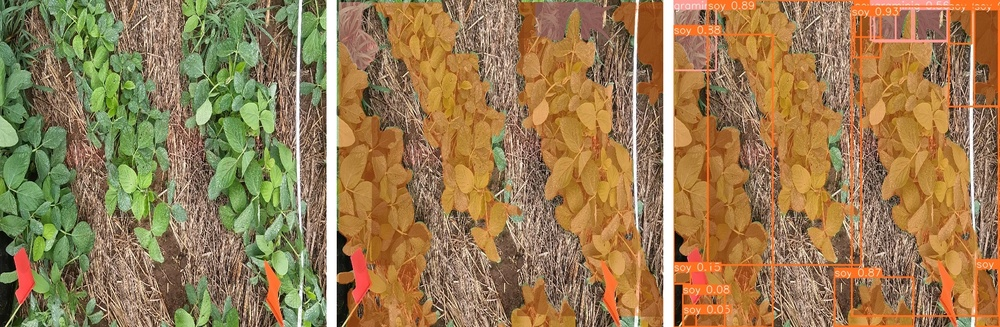
#> input picture images_predicted/image0.jpg, 1000 x 327 px, shrunk from 1960 x 640 before the run
$ python -i segmentation.py   (imports and definitions only)
#> lines starting #> are read from the running program, lines starting #| are printed output that depends on the picture; after the words box and inside, x2 and y2 are one past the last pixel; in counts of white or black regions, pixels touching at a corner belong together
#> further down, picture is the input picture: shape (327, 1000, 3); mean B, G, R 81.8, 124.1, 152.7
import cv2
import numpy as np

def green_seg(img):
    # Convert the image to HSV color space
    hsv_img = cv2.cvtColor(img, cv2.COLOR_BGR2HSV)
#> hsv_img: shape (327, 1000, 3); mean H, S, V 21.6, 124.7, 158.4
    # Define the range of green color in HSV
    lower_green = np.array([36, 25, 25])
    upper_green = np.array([86, 255, 255])
    # Create a mask with the green pixels
    green_mask = cv2.inRange(hsv_img, lower_green, upper_green)
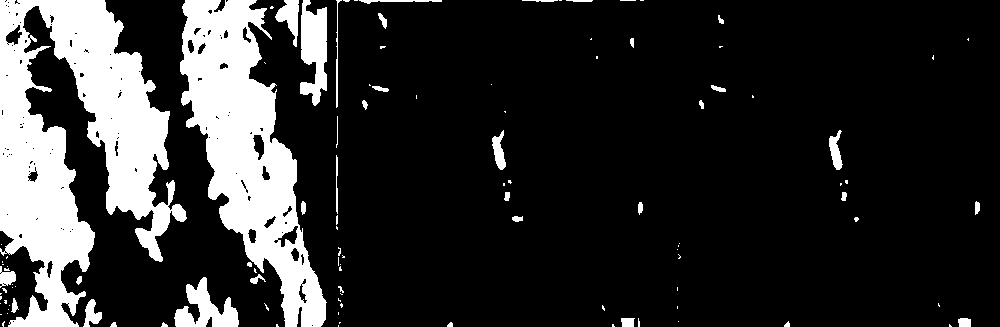
#> green_mask: shape (327, 1000); 18.3% white; 109 white regions (71 under 20 px), largest, box (x1, y1, x2, y2) and area: (0, 0, 187, 327) 30959, (180, 0, 327, 327) 21370, (300, 0, 327, 106) 1966
    # Apply morphological operations to remove noise and smooth the masks
    kernel = np.ones((5,5),np.uint8)
    green_mask = cv2.morphologyEx(green_mask, cv2.MORPH_OPEN, kernel)
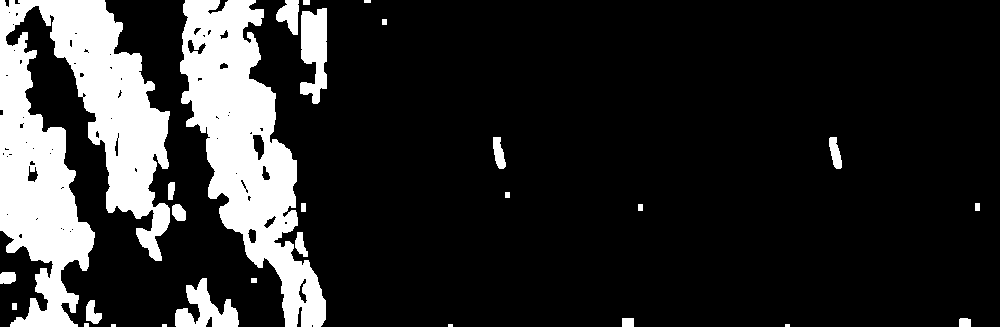
#> green_mask: shape (327, 1000); 17.4% white; 28 white regions (4 under 20 px), largest, box (x1, y1, x2, y2) and area: (0, 0, 170, 327) 30002, (180, 0, 326, 327) 20849, (300, 8, 327, 104) 1882

    # Erode and dilate the green mask
    kernel = np.ones((5, 5), np.uint8)
    green_mask = cv2.erode(green_mask, kernel, iterations=1) # reduce noise
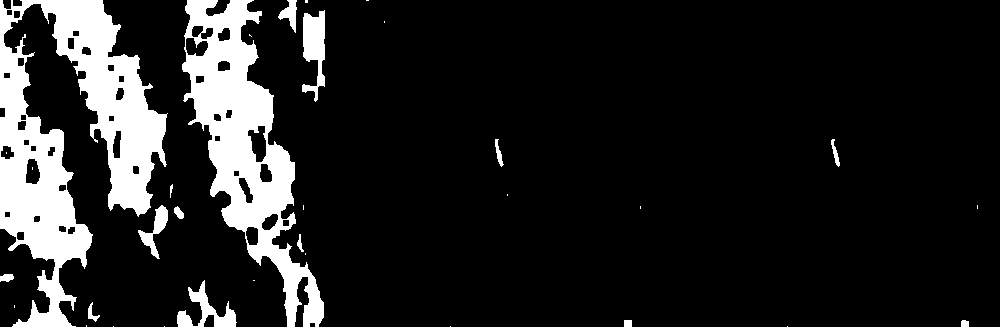
#> green_mask: shape (327, 1000); 13.5% white; 33 white regions (18 under 20 px), largest, box (x1, y1, x2, y2) and area: (0, 0, 168, 327) 23802, (182, 0, 324, 327) 16537, (302, 10, 325, 102) 1278
    # green_mask = cv2.dilate(green_mask, kernel, iterations=3) # soy more aparent

    # use this to create the line
    green_mask = cv2.dilate(green_mask, kernel, iterations=8)
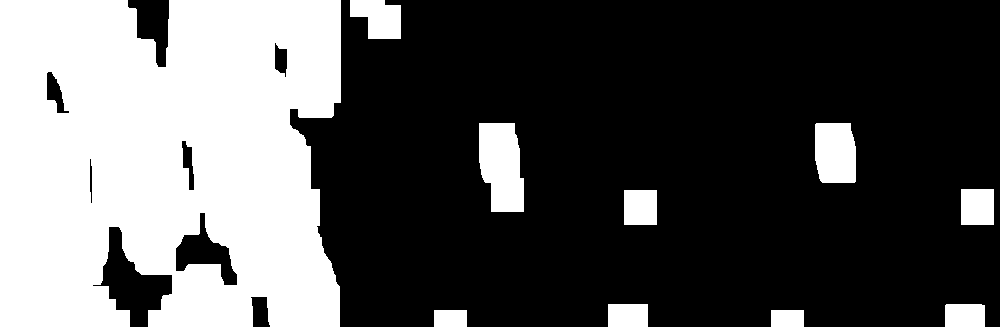
#> green_mask: shape (327, 1000); 34.1% white; 10 white regions, largest, box (x1, y1, x2, y2) and area: (0, 0, 341, 327) 99009, (479, 123, 524, 212) 3301, (815, 123, 856, 183) 2315

    # Return the green mask
    return green_mask

def final_mask(img):
    green_mask = green_seg(img)
    return cv2.bitwise_and(img, img, mask=green_mask)
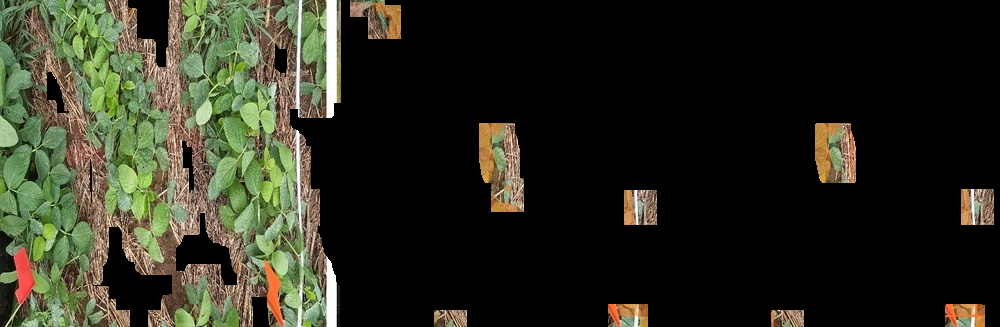
#> returned value: shape (327, 1000, 3); mean of channels 0, 1, 2 31.1, 44.7, 43.3; drawn as B, G, R

>>> import cv2
>>> picture = cv2.imread('images_predicted/image0.jpg')
>>> result = final_mask(picture)

$ run again, on images_predicted/image1.jpg
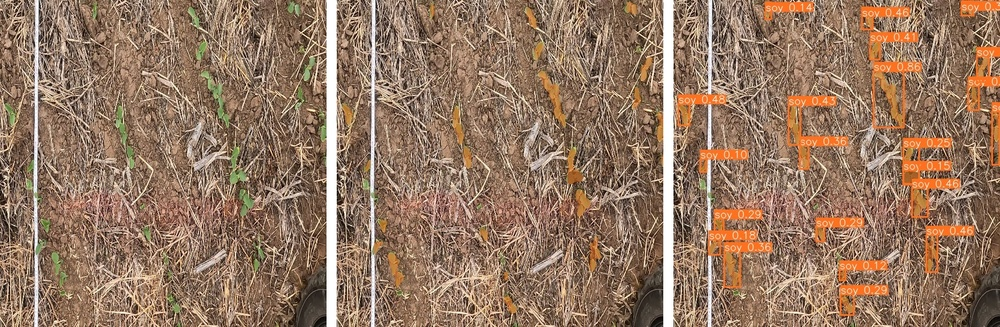
#> input picture images_predicted/image1.jpg, 1000 x 327 px, shrunk from 1960 x 640 before the run
#> picture is the input picture: shape (327, 1000, 3); mean B, G, R 97.2, 119, 148
#> hsv_img: shape (327, 1000, 3); mean H, S, V 14.2, 94.4, 148.2
#> in green_seg, `green_mask = cv2.inRange(hsv_img, lower_green, upper_green)`:
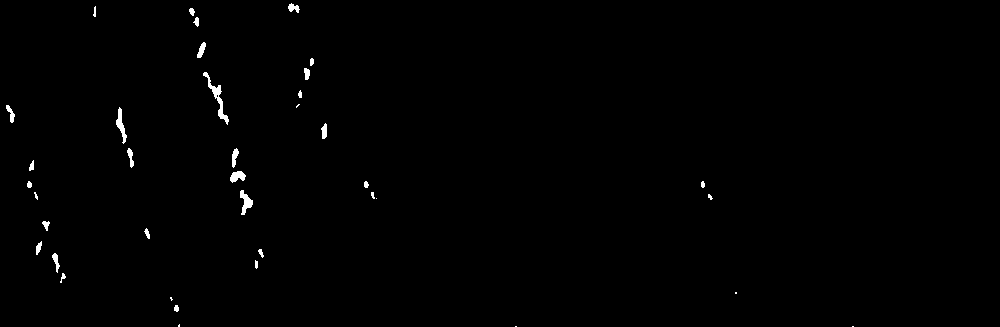
#> green_mask: shape (327, 1000); 0.57% white; 38 white regions (10 under 20 px), largest, box (x1, y1, x2, y2) and area: (203, 72, 229, 125) 272, (240, 190, 253, 215) 162, (116, 107, 127, 144) 161
#> in final_mask, `return cv2.bitwise_and(img, img, mask=green_mask)`:
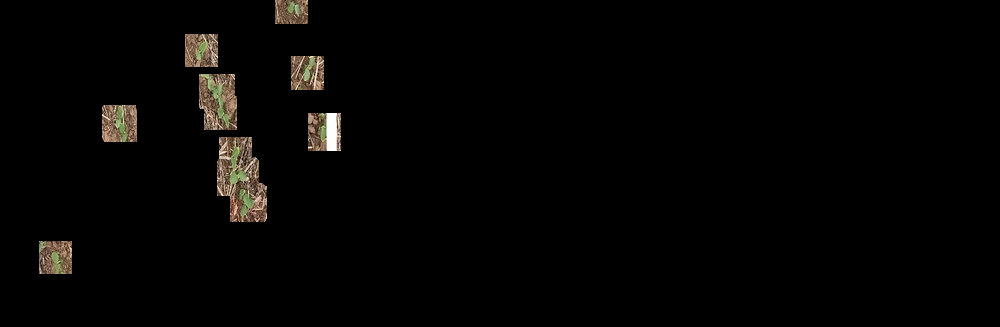
#> returned value: shape (327, 1000, 3); mean of channels 0, 1, 2 3.4, 4.3, 5; drawn as B, G, R

$ run again, on images_predicted/image2.jpg
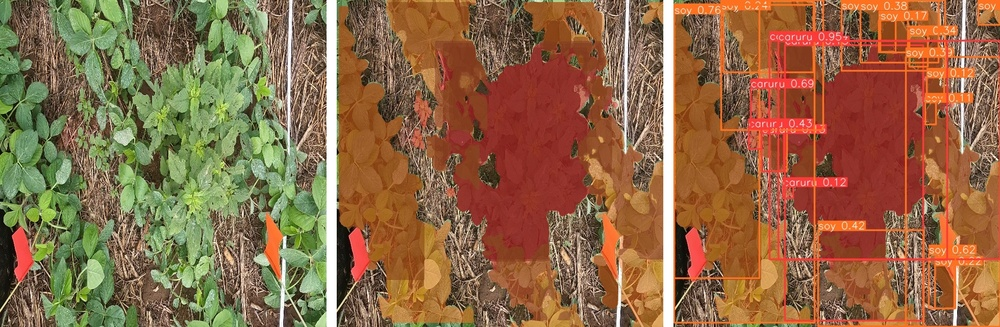
#> input picture images_predicted/image2.jpg, 1000 x 327 px, shrunk from 1960 x 640 before the run
#> picture is the input picture: shape (327, 1000, 3); mean B, G, R 70.2, 105, 142.9
#> hsv_img: shape (327, 1000, 3); mean H, S, V 19.8, 136.9, 148.7
#> in green_seg, `green_mask = cv2.inRange(hsv_img, lower_green, upper_green)`:
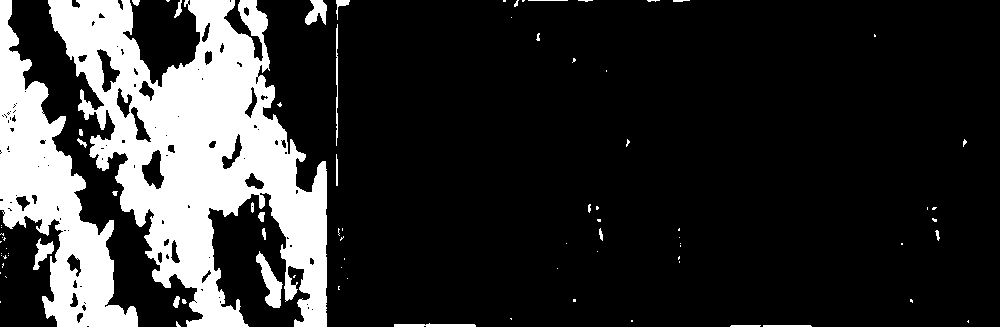
#> green_mask: shape (327, 1000); 19.3% white; 85 white regions (59 under 20 px), largest, box (x1, y1, x2, y2) and area: (48, 0, 327, 327) 43540, (0, 0, 138, 327) 16554, (256, 251, 283, 308) 644
#> in final_mask, `return cv2.bitwise_and(img, img, mask=green_mask)`:
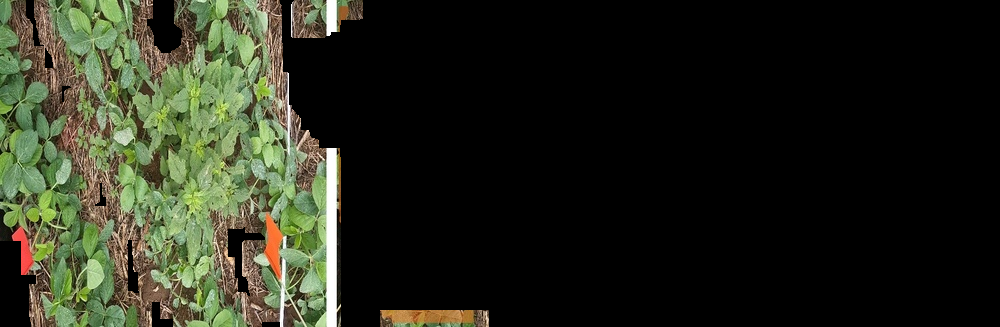
#> returned value: shape (327, 1000, 3); mean of channels 0, 1, 2 28.1, 41.5, 38.2; drawn as B, G, R

$ run again, on images_predicted/image3.jpg
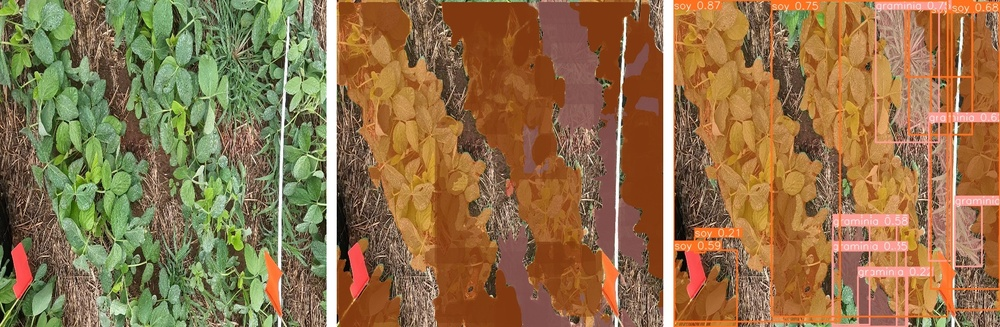
#> input picture images_predicted/image3.jpg, 1000 x 327 px, shrunk from 1960 x 640 before the run
#> picture is the input picture: shape (327, 1000, 3); mean B, G, R 74, 114.2, 144.8
#> hsv_img: shape (327, 1000, 3); mean H, S, V 22.2, 133.6, 151.5
#> in green_seg, `green_mask = cv2.inRange(hsv_img, lower_green, upper_green)`:
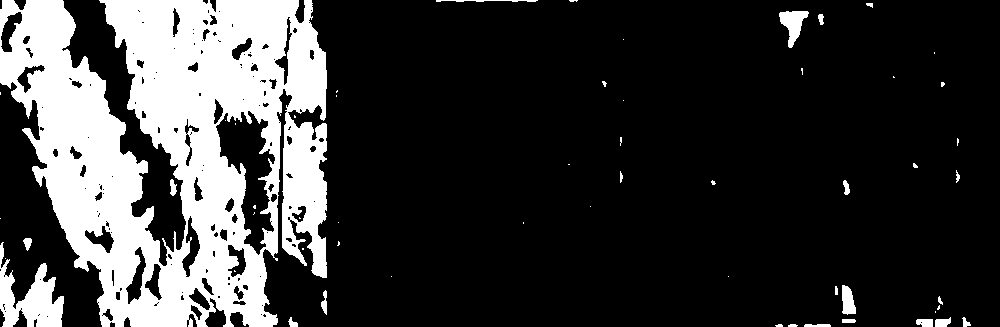
#> green_mask: shape (327, 1000); 21.9% white; 57 white regions (35 under 20 px), largest, box (x1, y1, x2, y2) and area: (0, 0, 327, 327) 66973, (0, 242, 64, 327) 2561, (779, 11, 809, 48) 563
#> in final_mask, `return cv2.bitwise_and(img, img, mask=green_mask)`:
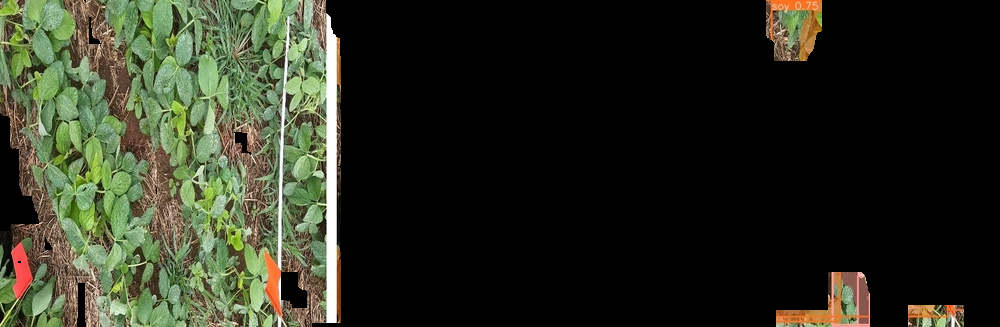
#> returned value: shape (327, 1000, 3); mean of channels 0, 1, 2 32.3, 46.5, 42.9; drawn as B, G, R
